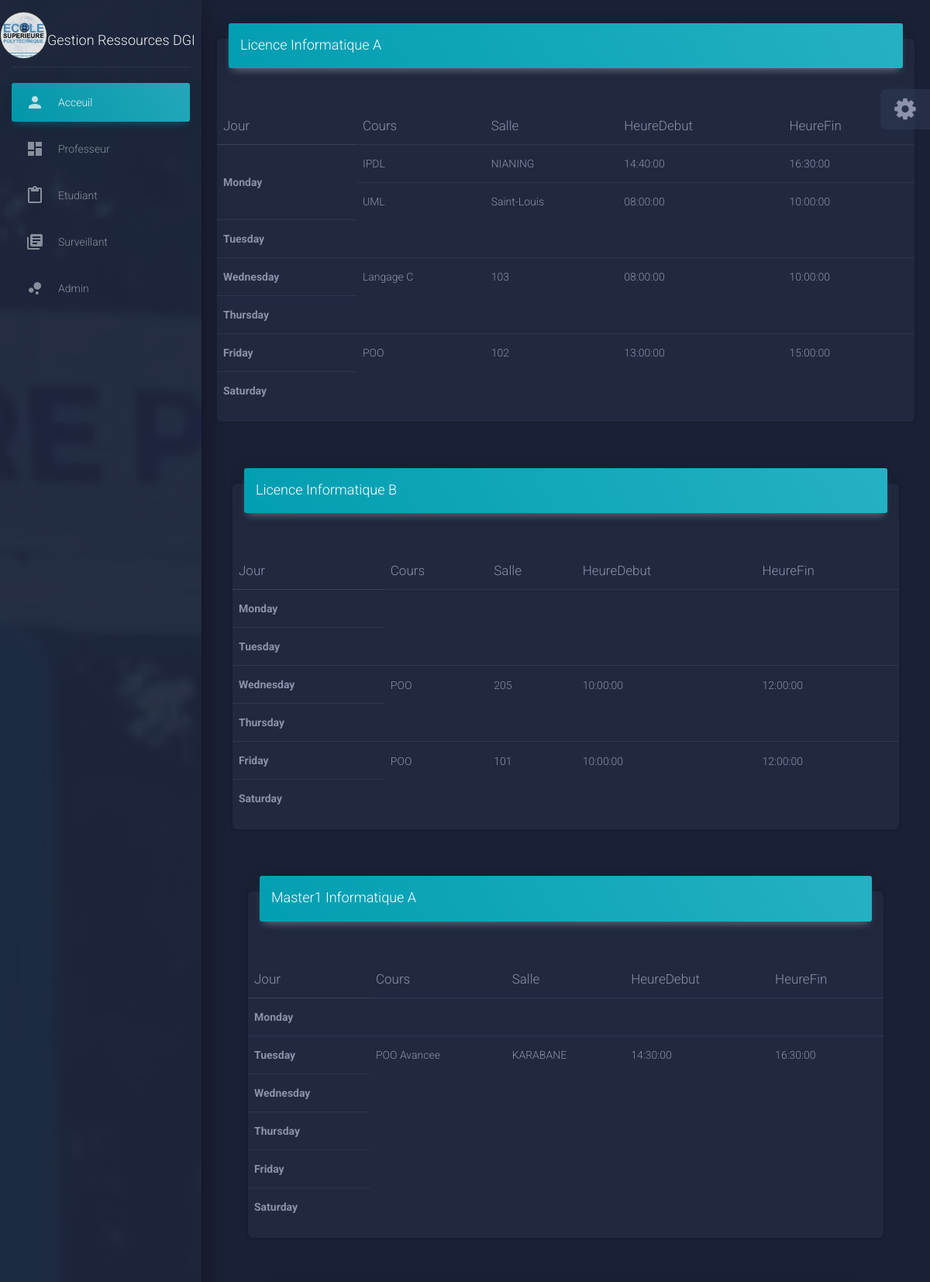
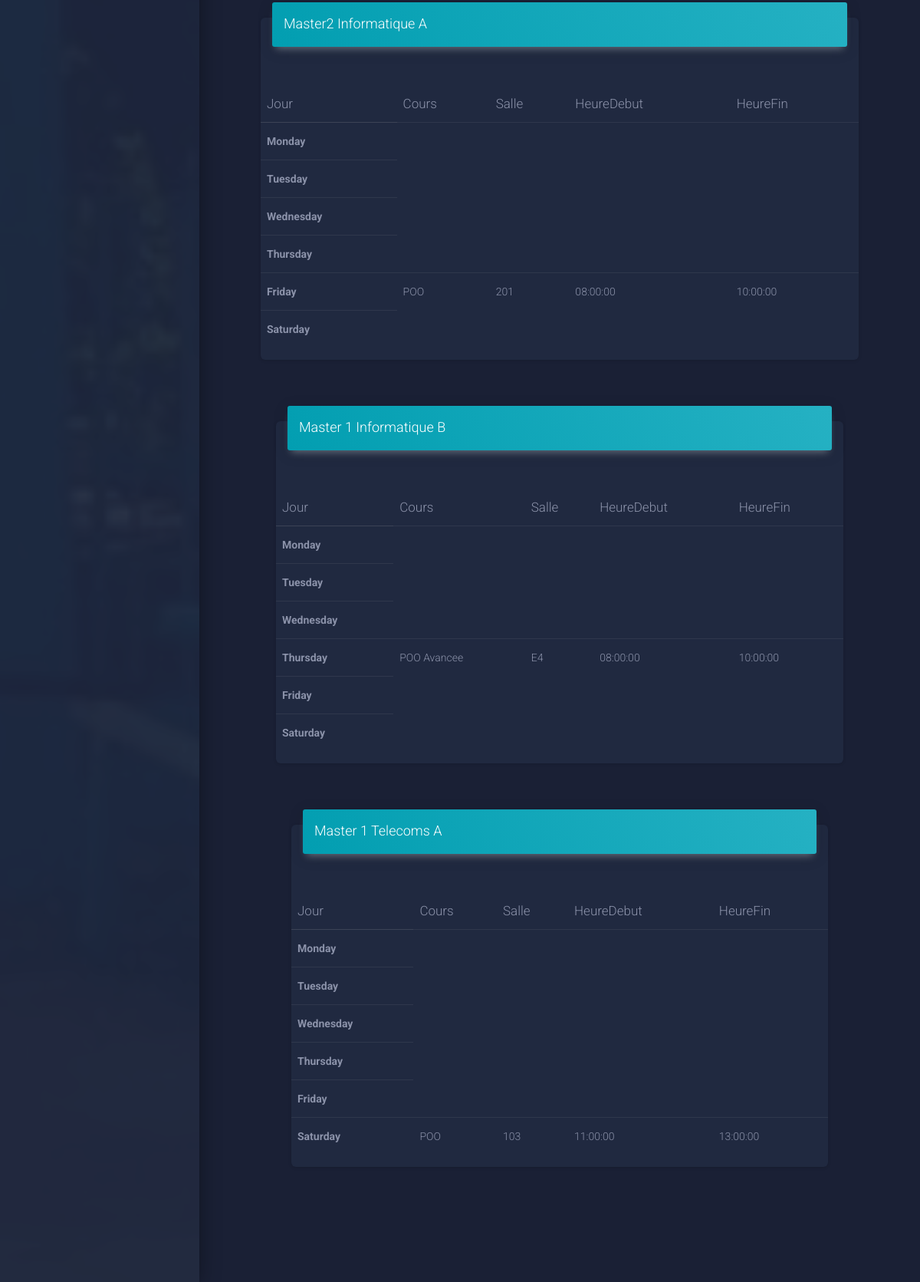
The page / on the database its author committed (2 pictures, top to bottom).
### tables this page shows
CREATE TABLE IF NOT EXISTS `cours` (
  `idCours` varchar(30) NOT NULL,
  `libelle` varchar(30) NOT NULL,
  `creneau` int(11) NOT NULL,
  PRIMARY KEY (`idCours`)
);

CREATE TABLE IF NOT EXISTS `edt` (
  `idEDT` varchar(30) NOT NULL,
  `salle` varchar(30) NOT NULL,
  `id_Prof` varchar(30) NOT NULL,
  `id_Cours` varchar(30) NOT NULL,
  `HeureDebut` time NOT NULL,
  `HeureFin` time NOT NULL,
  `JOUR` varchar(30) NOT NULL,
  `classe` varchar(30) NOT NULL,
  `nbPointage` int(11) NOT NULL,
  `tosupp` int(11) NOT NULL AUTO_INCREMENT,
  `PointAuj` tinyint(1) NOT NULL,
  PRIMARY KEY (`tosupp`)
);

### index.php (the view, shortened to what this page needs)
<!DOCTYPE html>
<html lang="en">
<head>
  <link rel="stylesheet" href="https://maxcdn.bootstrapcdn.com/font-awesome/latest/css/font-awesome.min.css">
  <link href="assets/css/material-dashboard.css?v=2.1.0" rel="stylesheet" />
</head>
<body class="dark-edition">
  <div class="wrapper ">
    <div class="sidebar" data-color="azure" data-background-color="black" data-image="assets/img/sidebar-2.jpg">
    <div class="logo"><a href="../index.php">
        <img src="assets/img/logoESP.jpg"  class=" logo-tim">
        </a><br><h4 style='color:white;'>Gestion Ressources DGI</h4></div>
      <div class="sidebar-wrapper">
        <ul class="nav">
          <li class="nav-item active">
            <a class="nav-link" href="./user.html">
              <i class="material-icons">person</i>
              <p>Acceuil</p>
            </a>
          </li>
          <li class="nav-item">
            <a class="nav-link" href="profPages/index.php">
              <i class="material-icons">dashboard</i>
              <p>Professeur</p>
            </a>
          </li>
          <li class="nav-item ">
            <a class="nav-link" href="./Etudiant/index.php">
              <i class="material-icons">content_paste</i>
              <p>Etudiant</p>
            </a>
          </li>
          <li class="nav-item ">
            <a class="nav-link" href="./Surveillant/index.php">
              <i class="material-icons">library_books</i>
              <p>Surveillant</p>
            </a>
          </li>
          <li class="nav-item ">
            <a class="nav-link" href="Admin/index.php">
              <i class="material-icons">bubble_chart</i>
              <p>Admin</p>
            </a>
          </li>
        </ul>
      </div>
    </div>
    <div class="main-panel">
      <nav class="navbar navbar-expand-lg navbar-transparent navbar-absolute fixed-top " id="navigation-example">
      </nav>
      <?php
        function AffichEDT($chaine,$classe){
                include 'Connexion.php';
                $tabJ=['Monday','Tuesday','Wednesday','Thursday','Friday','Saturday'];
                for ($i=0; $i < 6; $i++) {
                  $reqCons="SELECT  * FROM edt,cours where classe='".$classe."' and jour='".$tabJ[$i]."' and edt.id_Cours=cours.idCours";
                  $tab=mysqli_fetch_all(mysqli_query($con,$reqCons),MYSQLI_ASSOC);
                  $linecollapsed=count($tab);
                  if (count($tab)==0) {
                    $linecollapsed=1;
                  }
                  $chaine=$chaine."<tr><th rowspan='".$linecollapsed."'>$tabJ[$i]</th>";
                  foreach($tab as $ligne)
                  {
                    $salle=$ligne['salle'];
                    $HeureDebt=$ligne['HeureDebut'];
                    $HeureFin=$ligne['HeureFin'];
                    $cours=$ligne['libelle'];
                    $chaine=$chaine."<td>$cours</td><td>$salle</td><td>$HeureDebt</td><td>$HeureFin</td></tr>";
                  }
                }
                  $chaine=$chaine."</table></div>";
                  return $chaine;
      }
      function RecupJour(){
        include 'Connexion.php';
        $reqCons="SELECT  distinct classe from edt";
        $tab=mysqli_fetch_all(mysqli_query($con,$reqCons),MYSQLI_ASSOC);
         foreach($tab as $ligne){
          $chaine="<div class='card-body table-responsive'>
          <div class='card'>
              <div class='card-header card-header-rose'>
                 <h4 class='card-title' style='color:white'>".$ligne['classe']."</h4>
               </div>
                <table class='table table-condensed table-hover' style='margin-top: 50px;'>
               <tr><thead><th>Jour</th><th>Cours</th><th>Salle</th><th>HeureDebut</th><th>HeureFin</th></thead></tr>";
               echo AffichEDT($chaine,$ligne['classe']);
              }
      }
RecupJour();
      ?>
    </div>
  </div>
  <div class="fixed-plugin">
    <div class="dropdown show-dropdown">
      <a href="#" data-toggle="dropdown">
        <i class="fa fa-cog fa-2x"> </i>
      </a>
    </div>
  </div>
</body>
</html>

### rows shown on the page
cours: libelle "IPDL"
edt: salle "NIANING", HeureDebut "14:40:00", HeureFin "16:30:00"
cours: libelle "UML"
edt: salle "Saint-Louis", HeureDebut "08:00:00", HeureFin "10:00:00"
edt: id_Cours.libelle "Langage C", salle "103", HeureDebut "08:00:00", HeureFin "10:00:00"
edt: id_Cours.libelle "POO", salle "102", HeureDebut "13:00:00", HeureFin "15:00:00"
edt: id_Cours.libelle "POO", salle "205", HeureDebut "10:00:00", HeureFin "12:00:00"
edt: id_Cours.libelle "POO", salle "101", HeureDebut "10:00:00", HeureFin "12:00:00"
edt: id_Cours.libelle "POO Avancee", salle "KARABANE", HeureDebut "14:30:00", HeureFin "16:30:00"
edt: id_Cours.libelle "POO", salle "201", HeureDebut "08:00:00", HeureFin "10:00:00"
edt: id_Cours.libelle "POO Avancee", salle "E4", HeureDebut "08:00:00", HeureFin "10:00:00"
edt: id_Cours.libelle "POO", salle "103", HeureDebut "11:00:00", HeureFin "13:00:00"

### other values the page prints
$ligne['classe'] "Licence Informatique A"
$tabJ[$i] "Monday Tuesday Wednesday Thursday Friday Saturday"
$ligne['classe'] "Licence Informatique B"
$ligne['classe'] "Master1 Informatique A"
$ligne['classe'] "Master2 Informatique A"
$ligne['classe'] "Master 1 Informatique B"
$ligne['classe'] "Master 1 Telecoms A"
